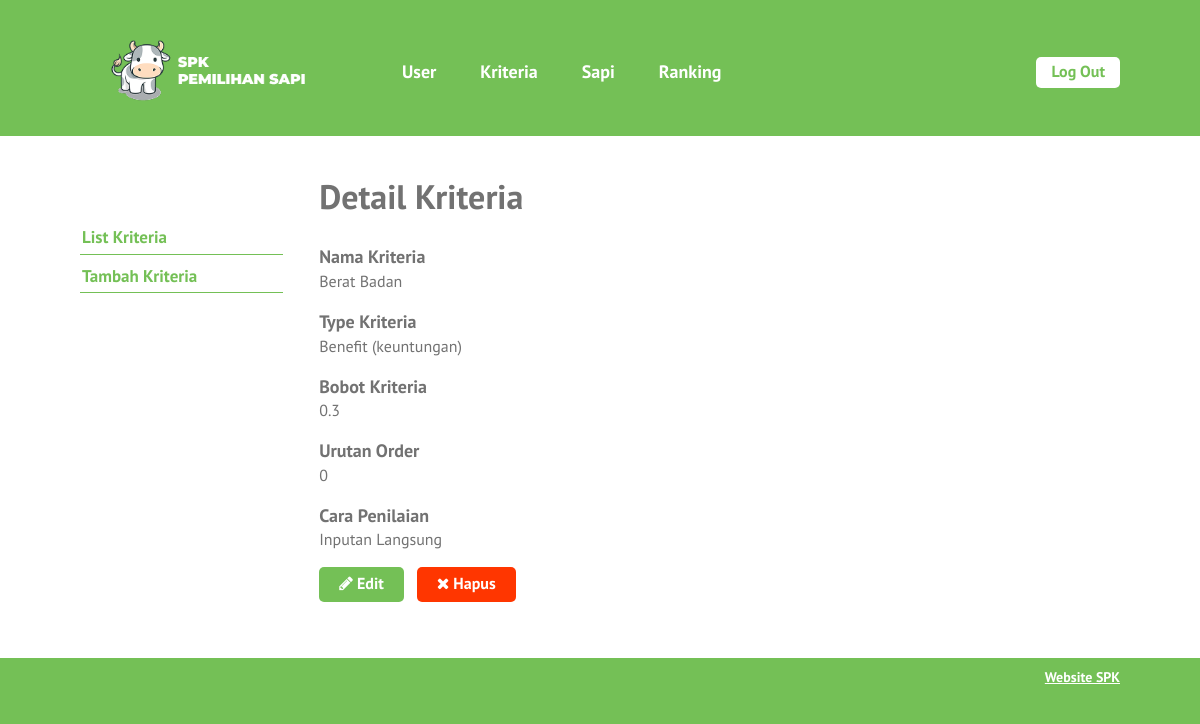
The page /single-kriteria.php?id=21 (signed in) on the database its author committed.
### tables this page shows
CREATE TABLE `kriteria` (
  `id_kriteria` int(10) NOT NULL,
  `nama` varchar(30) NOT NULL,
  `type` enum('benefit','cost') NOT NULL,
  `bobot` float NOT NULL,
  `ada_pilihan` tinyint(1) DEFAULT NULL,
  `urutan_order` int(2) NOT NULL
);

### single-kriteria.php (the view, shortened to what this page needs)
<?php require_once('includes/init.php'); ?>
<?php
$ada_error = false;
$result = '';
$id_kriteria = (isset($_GET['id'])) ? trim($_GET['id']) : '';
if(!$id_kriteria) {
	$ada_error = 'Maaf, data tidak dapat diproses.';
} else {
	$query = $pdo->prepare('SELECT * FROM kriteria WHERE kriteria.id_kriteria = :id_kriteria');
	$query->execute(array('id_kriteria' => $id_kriteria));
	$result = $query->fetch();
}
?>
<?php
$judul_page = 'Detail Kriteria';
require_once('template-parts/header.php');
?>
	<div class="main-content-row">
	<div class="container clearfix">
		<?php include_once('template-parts/sidebar-kriteria.php'); ?>
		<div class="main-content the-content">
			<h1><?php echo $judul_page; ?></h1>
			<?php if($ada_error): ?>
				<?php echo '<p>'.$ada_error.'</p>'; ?>
			<?php elseif(!empty($result)): ?>
				<h4>Nama Kriteria</h4>
				<p><?php echo $result['nama']; ?></p>
				<h4>Type Kriteria</h4>
				<p><?php
				if($result['type'] == 'benefit') {
					echo 'Benefit (keuntungan)';
				} elseif($result['type'] == 'cost') {
					echo 'Cost (kerugian)';
				}
				?></p>
				<h4>Bobot Kriteria</h4>
				<p><?php echo $result['bobot']; ?></p>
				<h4>Urutan Order</h4>
				<p><?php echo $result['urutan_order']; ?></p>
				<h4>Cara Penilaian</h4>
				<p><?php
				if($result['ada_pilihan'] == 1) {
					echo 'Menggunakan Pilihan Variabel';
				} else {
					echo 'Inputan Langsung';
				}
				?></p>
				<p><a href="edit-kriteria.php?id=<?php echo $id_kriteria; ?>" class="button"><span class="fa fa-pencil"></span> Edit</a> &nbsp; <a href="hapus-kriteria.php?id=<?php echo $id_kriteria; ?>" class="button button-red yaqin-hapus"><span class="fa fa-times"></span> Hapus</a></p>
			<?php endif; ?>
		</div>
	</div>
	</div>
<?php
require_once('template-parts/footer.php');

### stylesheets/style.css (style rules this page uses)
html,body,div,span,applet,object,iframe,h1,h2,h3,h4,h5,h6,p,blockquote,pre,a,abbr,acronym,address,big,cite,code,del,dfn,em,img,ins,kbd,q,s,samp,small,strike,strong,sub,sup,tt,var,b,u,i,center,dl,dt,dd,ol,ul,li,fieldset,form,label,legend,table,caption,tbody,tfoot,thead,tr,th,td,article,aside,canvas,details,embed,figure,figcaption,footer,header,hgroup,menu,nav,output,ruby,section,summary,time,mark,audio,video { margin:0;padding:0;border:0;font-size:100%;vertical-align:baseline }
body { line-height:1 }
*,*:before,*:after { -moz-box-sizing:border-box;-webkit-box-sizing:border-box;box-sizing:border-box }
.clearfix:before,.clearfix:after { content:" ";display:table }
.clear,.clearfix:after { clear:both }
a { color:#74c056;text-decoration:none }
.container { max-width:1100px;margin:0 auto;position:relative;padding:0 30px }
body { background:#74c056;font-family:"PT Sans",sans-serif;color:#727272;font-size:14px;line-height:1.3;font-weight:500 }
h1,h2,h3,h4,h5,h6 { font-weight:300 }
.the-content { font-size:16px;line-height:1.42857 }
.the-content a { color:#519133 }
.the-content h1,.the-content h2,.the-content h3,.the-content h4,.the-content h5,.the-content h6 { font-weight:700 }
.the-content h1 { font-size:34px;margin:0.8em 0 0.8em;padding:0;line-height:1.2 }
.the-content h4 { font-size:18px;margin:0.8em 0 0 }
.the-content blockquote,.the-content table,.the-content p,.the-content ul,.the-content ol,.the-content dd,.the-content pre,.the-content iframe,.the-content .flxmap-container,.the-content hr { margin-bottom:1em }
.the-content>h1:first-child,.the-content>h3:first-child,.the-content>h2:first-child { margin-top:0 }
.fa { display:inline-block;font:normal normal normal 14px/1 FontAwesome;font-size:inherit;text-rendering:auto;-webkit-font-smoothing:antialiased;-moz-osx-font-smoothing:grayscale }
.fa-remove:before,.fa-close:before,.fa-times:before { content:"\f00d" }
.fa-pencil:before { content:"\f040" }
button,a { -webkit-transition:all .2s ease;-moz-transition:all .2s ease;-o-transition:all .2s ease;transition:all 0.2s ease }
.the-content .button,.button { background:#74c056;color:#fff;display:inline-block;font-size:16px;font-weight:700;line-height:1.2;border:0;font-family:inherit;padding:7px 20px 9px;cursor:pointer;border-radius:5px }
.the-content .button-red,.button-red { background:#ff3600 }
.main-content { float:right;width:77%;padding:40px 0 }

### rows shown on the page
kriteria: nama "Berat Badan", bobot "0.3", urutan_order "0"

### other values the page prints
$judul_page "Detail Kriteria"
